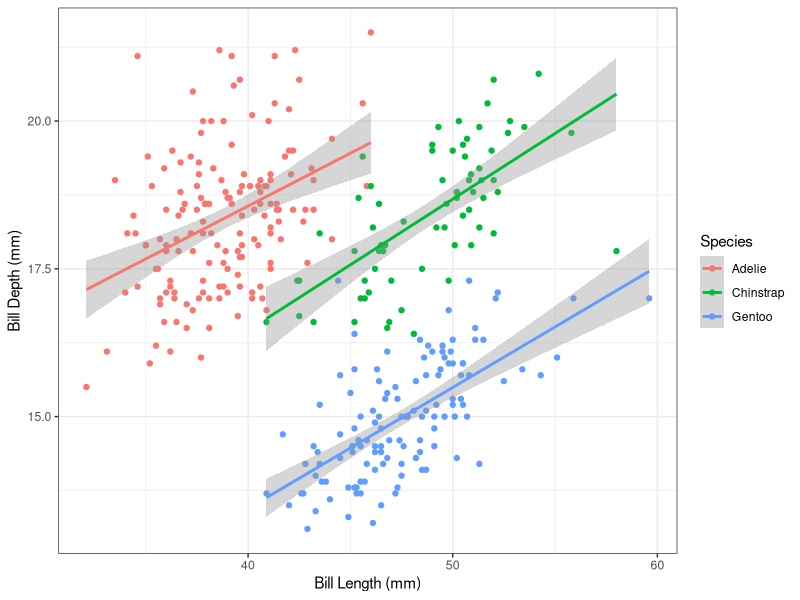

This chart was generated by the following R code:
## ---- chunk 1
knitr::opts_chunk$set(echo = TRUE, 
                      message=FALSE, 
                      warning=FALSE)
## ---- chunk 2
library(here)
library(tidyverse)
library(palmerpenguins)
## ---- chunk 3
glimpse(penguins) #look at the penguin data 
## ---- chunk 4
penguins %>% ##using the penguin dataset
  ggplot(aes(x=bill_length_mm, 
             y=bill_depth_mm, 
             color=species)) + 
  geom_point() + 
  geom_smooth(method = "lm") + #add a linear regression 
  labs(x="Bill Length (mm)", 
       y="Bill Depth (mm)", 
       color = "Species") + 
  theme_bw()
